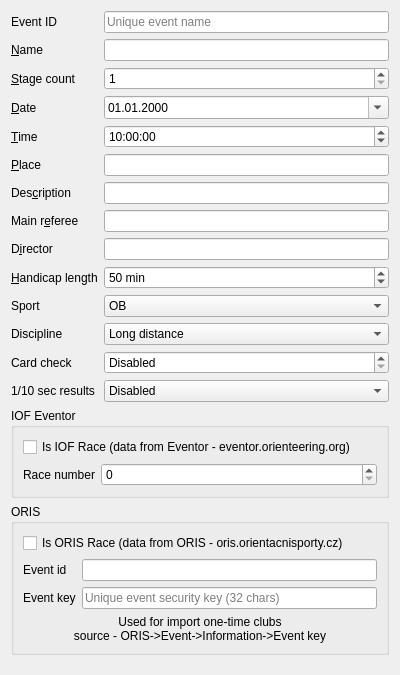
<?xml version="1.0" encoding="UTF-8"?>
<ui version="4.0">
 <class>EventDialogWidget</class>
 <widget class="QWidget" name="EventDialogWidget">
  <property name="geometry">
   <rect>
    <x>0</x>
    <y>0</y>
    <width>400</width>
    <height>675</height>
   </rect>
  </property>
  <property name="windowTitle">
   <string>Form</string>
  </property>
  <layout class="QFormLayout" name="formLayout">
   <item row="0" column="0">
    <widget class="QLabel" name="label_8">
     <property name="text">
      <string>Event ID</string>
     </property>
     <property name="buddy">
      <cstring>ed_name</cstring>
     </property>
    </widget>
   </item>
   <item row="0" column="1">
    <widget class="QLineEdit" name="ed_eventId">
     <property name="placeholderText">
      <string>Unique event name</string>
     </property>
    </widget>
   </item>
   <item row="1" column="0">
    <widget class="QLabel" name="label">
     <property name="text">
      <string>&amp;Name</string>
     </property>
     <property name="buddy">
      <cstring>ed_name</cstring>
     </property>
    </widget>
   </item>
   <item row="1" column="1">
    <widget class="QLineEdit" name="ed_name"/>
   </item>
   <item row="2" column="0">
    <widget class="QLabel" name="label_2">
     <property name="text">
      <string>&amp;Stage count</string>
     </property>
     <property name="buddy">
      <cstring>ed_stageCount</cstring>
     </property>
    </widget>
   </item>
   <item row="2" column="1">
    <widget class="QSpinBox" name="ed_stageCount">
     <property name="minimum">
      <number>1</number>
     </property>
    </widget>
   </item>
   <item row="3" column="0">
    <widget class="QLabel" name="label_3">
     <property name="text">
      <string>&amp;Date</string>
     </property>
     <property name="buddy">
      <cstring>ed_date</cstring>
     </property>
    </widget>
   </item>
   <item row="3" column="1">
    <widget class="QDateEdit" name="ed_date">
     <property name="displayFormat">
      <string>dd.MM.yyyy</string>
     </property>
     <property name="calendarPopup">
      <bool>true</bool>
     </property>
    </widget>
   </item>
   <item row="4" column="0">
    <widget class="QLabel" name="label_12">
     <property name="text">
      <string>&amp;Time</string>
     </property>
     <property name="buddy">
      <cstring>ed_date</cstring>
     </property>
    </widget>
   </item>
   <item row="4" column="1">
    <widget class="QTimeEdit" name="ed_time">
     <property name="displayFormat">
      <string>h:mm:ss</string>
     </property>
     <property name="time">
      <time>
       <hour>10</hour>
       <minute>0</minute>
       <second>0</second>
      </time>
     </property>
    </widget>
   </item>
   <item row="5" column="0">
    <widget class="QLabel" name="label_4">
     <property name="text">
      <string>&amp;Place</string>
     </property>
     <property name="buddy">
      <cstring>ed_place</cstring>
     </property>
    </widget>
   </item>
   <item row="5" column="1">
    <widget class="QLineEdit" name="ed_place"/>
   </item>
   <item row="6" column="0">
    <widget class="QLabel" name="label_5">
     <property name="text">
      <string>Des&amp;cription</string>
     </property>
     <property name="buddy">
      <cstring>ed_description</cstring>
     </property>
    </widget>
   </item>
   <item row="6" column="1">
    <widget class="QLineEdit" name="ed_description"/>
   </item>
   <item row="7" column="0">
    <widget class="QLabel" name="label_6">
     <property name="text">
      <string>Main r&amp;eferee</string>
     </property>
     <property name="buddy">
      <cstring>ed_mainReferee</cstring>
     </property>
    </widget>
   </item>
   <item row="7" column="1">
    <widget class="QLineEdit" name="ed_mainReferee"/>
   </item>
   <item row="8" column="0">
    <widget class="QLabel" name="label_7">
     <property name="text">
      <string>D&amp;irector</string>
     </property>
     <property name="buddy">
      <cstring>ed_director</cstring>
     </property>
    </widget>
   </item>
   <item row="8" column="1">
    <widget class="QLineEdit" name="ed_director"/>
   </item>
   <item row="9" column="0">
    <widget class="QLabel" name="label_9">
     <property name="text">
      <string>&amp;Handicap length</string>
     </property>
     <property name="buddy">
      <cstring>ed_handicapLength</cstring>
     </property>
    </widget>
   </item>
   <item row="9" column="1">
    <widget class="QSpinBox" name="ed_handicapLength">
     <property name="suffix">
      <string> min</string>
     </property>
     <property name="minimum">
      <number>1</number>
     </property>
     <property name="maximum">
      <number>99999</number>
     </property>
     <property name="singleStep">
      <number>10</number>
     </property>
     <property name="value">
      <number>50</number>
     </property>
    </widget>
   </item>
   <item row="10" column="0">
    <widget class="QLabel" name="label_11">
     <property name="text">
      <string>Sport</string>
     </property>
     <property name="buddy">
      <cstring>ed_handicapLength</cstring>
     </property>
    </widget>
   </item>
   <item row="10" column="1">
    <widget class="QComboBox" name="cbxSportId">
     <item>
      <property name="text">
       <string>OB</string>
      </property>
     </item>
     <item>
      <property name="text">
       <string>LOB</string>
      </property>
     </item>
     <item>
      <property name="text">
       <string>MTBO</string>
      </property>
     </item>
     <item>
      <property name="text">
       <string>TRAIL</string>
      </property>
     </item>
    </widget>
   </item>
   <item row="11" column="0">
    <widget class="QLabel" name="label_13">
     <property name="text">
      <string>Discipline</string>
     </property>
     <property name="buddy">
      <cstring>ed_handicapLength</cstring>
     </property>
    </widget>
   </item>
   <item row="11" column="1">
    <widget class="QComboBox" name="cbxDisciplineId">
     <item>
      <property name="text">
       <string>Long distance</string>
      </property>
     </item>
     <item>
      <property name="text">
       <string>Middle distance</string>
      </property>
     </item>
     <item>
      <property name="text">
       <string>Sprint</string>
      </property>
     </item>
     <item>
      <property name="text">
       <string>Ultralong distance</string>
      </property>
     </item>
     <item>
      <property name="text">
       <string>Relay</string>
      </property>
     </item>
     <item>
      <property name="text">
       <string>Teams</string>
      </property>
     </item>
    </widget>
   </item>
   <item row="12" column="0">
    <widget class="QLabel" name="label_14">
     <property name="text">
      <string>Card check</string>
     </property>
     <property name="buddy">
      <cstring>ed_handicapLength</cstring>
     </property>
    </widget>
   </item>
   <item row="12" column="1">
    <widget class="QSpinBox" name="ed_cardChecCheckTimeSec">
     <property name="toolTip">
      <string>Maximal distance between card CHECK and START time</string>
     </property>
     <property name="specialValueText">
      <string>Disabled</string>
     </property>
     <property name="suffix">
      <string> sec</string>
     </property>
     <property name="minimum">
      <number>0</number>
     </property>
     <property name="maximum">
      <number>99999</number>
     </property>
     <property name="singleStep">
      <number>60</number>
     </property>
    </widget>
   </item>
   <item row="13" column="0">
    <widget class="QLabel" name="label_15">
     <property name="text">
      <string>1/10 sec results</string>
     </property>
     <property name="buddy">
      <cstring>ed_handicapLength</cstring>
     </property>
    </widget>
   </item>
   <item row="13" column="1">
    <widget class="QComboBox" name="ed_oneTenthSecResults">
     <item>
      <property name="text">
       <string>Disabled</string>
      </property>
     </item>
     <item>
      <property name="text">
       <string>Enabled</string>
      </property>
     </item>
    </widget>
   </item>
   <item row="14" column="0" colspan="2">
    <widget class="QGroupBox" name="groupBox">
     <property name="title">
      <string>IOF Eventor</string>
     </property>
     <layout class="QFormLayout" name="formLayout_2">
      <item row="1" column="0">
       <widget class="QLabel" name="label_16">
        <property name="text">
         <string>Race number</string>
        </property>
       </widget>
      </item>
      <item row="1" column="1">
       <widget class="QSpinBox" name="ed_xmlRaceNumber">
        <property name="toolTip">
         <string>&lt;html&gt;&lt;head/&gt;&lt;body&gt;&lt;p&gt;IOF Eventor race number - if nonzero, used as &amp;lt;Race&amp;gt; node and for attribute of &amp;lt;Start&amp;gt; node for IOF XML exports&lt;/p&gt;&lt;/body&gt;&lt;/html&gt;</string>
        </property>
       </widget>
      </item>
      <item row="0" column="0" colspan="2">
       <widget class="QCheckBox" name="ed_iofRace">
        <property name="toolTip">
         <string>IOF Eventor race - used for IOF XML exports</string>
        </property>
        <property name="text">
         <string>Is IOF Race (data from Eventor - eventor.orienteering.org)</string>
        </property>
       </widget>
      </item>
     </layout>
    </widget>
   </item>
   <item row="15" column="0" colspan="2">
    <widget class="QGroupBox" name="groupBox_2">
     <property name="title">
      <string>ORIS</string>
     </property>
     <layout class="QFormLayout" name="formLayout_3">
      <item row="2" column="0">
       <widget class="QLabel" name="label_17">
        <property name="text">
         <string>Event key</string>
        </property>
       </widget>
      </item>
      <item row="2" column="1">
       <widget class="QLineEdit" name="ed_orisEventKey">
        <property name="text">
         <string/>
        </property>
        <property name="placeholderText">
         <string>Unique event security key (32 chars)</string>
        </property>
       </widget>
      </item>
      <item row="3" column="0" colspan="2">
       <widget class="QLabel" name="label_18">
        <property name="text">
         <string>Used for import one-time clubs
source - ORIS-&gt;Event-&gt;Information-&gt;Event key</string>
        </property>
        <property name="alignment">
         <set>Qt::AlignCenter</set>
        </property>
       </widget>
      </item>
      <item row="1" column="0">
       <widget class="QLabel" name="label_19">
        <property name="text">
         <string>Event id</string>
        </property>
       </widget>
      </item>
      <item row="0" column="0" colspan="2">
       <widget class="QCheckBox" name="ed_orisRace">
        <property name="text">
         <string>Is ORIS Race (data from ORIS - oris.orientacnisporty.cz)</string>
        </property>
       </widget>
      </item>
      <item row="1" column="1">
       <widget class="QLineEdit" name="ed_orisImportId">
        <property name="alignment">
         <set>Qt::AlignRight|Qt::AlignTrailing|Qt::AlignVCenter</set>
        </property>
        <property name="readOnly">
         <bool>true</bool>
        </property>
       </widget>
      </item>
     </layout>
    </widget>
   </item>
  </layout>
 </widget>
 <tabstops>
  <tabstop>ed_eventId</tabstop>
  <tabstop>ed_name</tabstop>
  <tabstop>ed_stageCount</tabstop>
  <tabstop>ed_date</tabstop>
  <tabstop>ed_time</tabstop>
  <tabstop>ed_place</tabstop>
  <tabstop>ed_description</tabstop>
  <tabstop>ed_mainReferee</tabstop>
  <tabstop>ed_director</tabstop>
  <tabstop>ed_handicapLength</tabstop>
  <tabstop>cbxSportId</tabstop>
  <tabstop>cbxDisciplineId</tabstop>
  <tabstop>ed_cardChecCheckTimeSec</tabstop>
  <tabstop>ed_oneTenthSecResults</tabstop>
  <tabstop>ed_iofRace</tabstop>
  <tabstop>ed_xmlRaceNumber</tabstop>
  <tabstop>ed_orisRace</tabstop>
  <tabstop>ed_orisImportId</tabstop>
  <tabstop>ed_orisEventKey</tabstop>
 </tabstops>
 <resources/>
 <connections/>
</ui>
